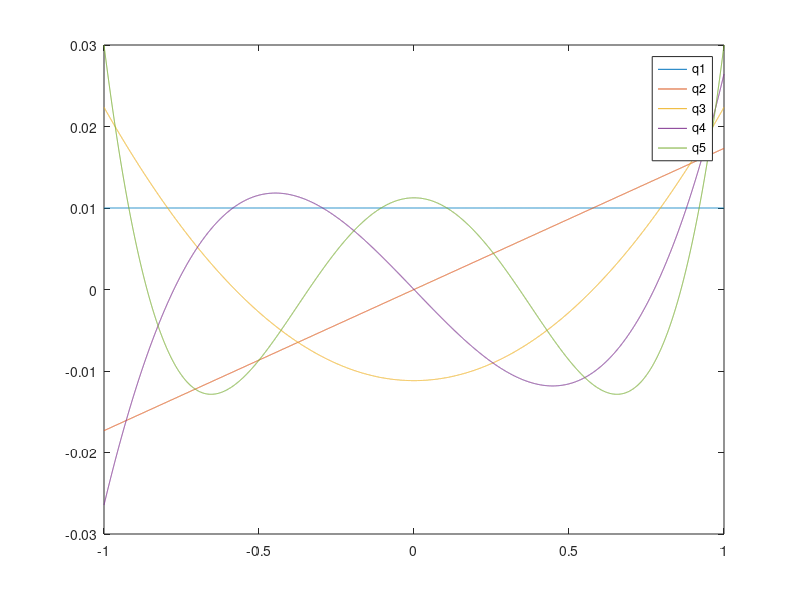

MATLAB code for this plot:
%ECEN 671 HW 3
clear;
clc;

t = linspace(-1, 1, 10000);
p = zeros(10000, 5);
for kk = 1:5
 p(:, kk) = t.^(kk-1);
end 

%step 1
q1 = p(:,1)/norm(p(:,1));
%step 2
e2 = p(:,2) - dot(p(:,2),q1)*q1;
q2 = e2/norm(e2);
%step3
e3 = p(:,3) - dot(p(:,3),q1)*q1 - dot(p(:,3),q2)*q2;
q3 = e3/norm(e3);
%step 4
e4 = p(:,4) - dot(p(:,4),q1)*q1 - dot(p(:,4),q2)*q2 - dot(p(:,4),q3)*q3;
q4 = e4/norm(e4);
%step 5
e5 = p(:,5) - dot(p(:,5),q1)*q1 - dot(p(:,5),q2)*q2 - dot(p(:,5),q3)*q3 - dot(p(:,5),q4)*q4;
q5 = e5/norm(e5);

plot(t,q1);
hold on;
plot(t,q2);
plot(t,q3);
plot(t,q4);
plot(t,q5);
legend('q1','q2','q3','q4','q5');


%check
% Legrande1 = ones(size(t));
% Legrande2 = t;
% % Legrande3 = 1/2*(3*t.^2-1);
% % Legrande4 = 1/2*(5*t.^3-3*t);
% % Legrande5 = 1/8*(35*t.^4-30*t.^2+3);
% Legrande3 = t.^2-1/3;
% Legrande4 = t.^3-3/5*t;
% Legrande5 = t.^4-5/7*t.^2+3;
% dif1 = mean(q1-Legrande1)
% dif2 = mean(q2-Legrande2)
% dif3 = mean(q3-Legrande3)
% dif4 = mean(q4-Legrande4)
% dif5 = mean(q5-Legrande5)